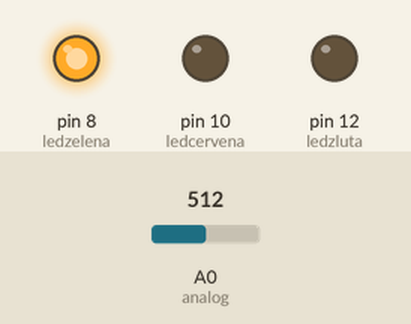
The sketch below on a simulated Arduino Uno, built with avr-gcc and run on an emulated ATmega328P. Parts: output pins drawn as LEDs (lit = HIGH). The test bench sets the inputs (shaded band); at power-on: A0 (analog) = 512.

Above: at 1.2 s.
1.3 s: A0 (analog) set to 670
2.8 s: A0 (analog) set to 693
At 3.8 s:
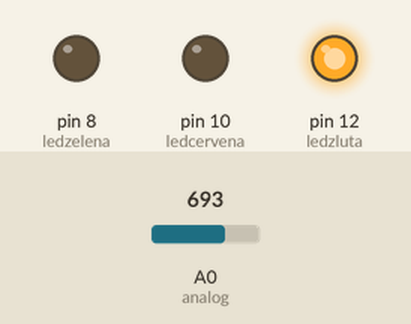
4.3 s: A0 (analog) set to 840
5.8 s: A0 (analog) set to 867
At 6.1 s:
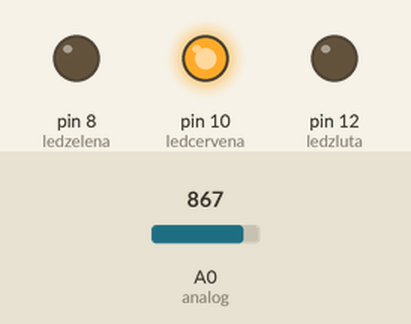
7.3 s: A0 (analog) set to 842
At 8.5 s:
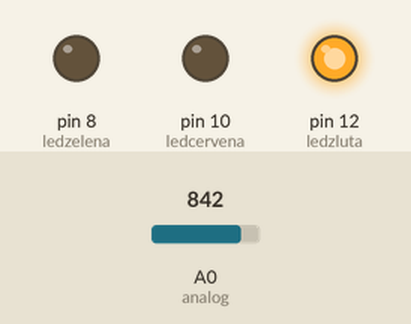
8.8 s: A0 (analog) set to 862
At 9.6 s:
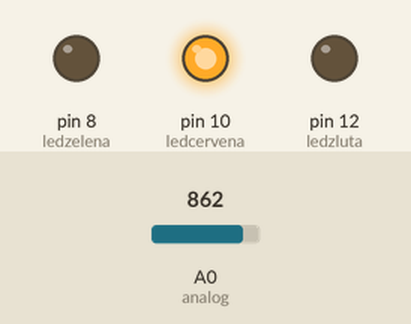
Timing chart, 0 to 11.3 s (numbered marks = the images above; inputs shaded):
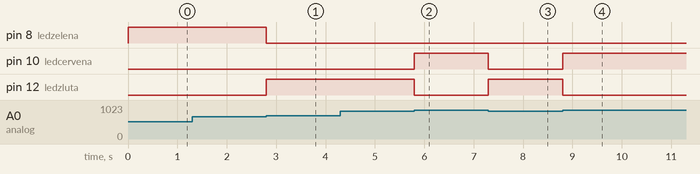

Measured:
- the behaviour switches between 682 and 683 on A0 (analog) (found by bisection; images 0 and 1)
- the behaviour switches between 852 and 853 on A0 (analog) (found by bisection; images 1 and 2)
- after the input at 1.3 s, every drawn part: stays the same
- after the input at 2.8 s, pin 8 (ledzelena): HIGH → LOW at once; pin 12 (ledzluta): LOW → HIGH at once
- after the input at 4.3 s, every drawn part: stays the same
- after the input at 5.8 s, pin 10 (ledcervena): LOW → HIGH at once; pin 12 (ledzluta): HIGH → LOW at once
- after the input at 7.3 s, pin 10 (ledcervena): HIGH → LOW at once; pin 12 (ledzluta): LOW → HIGH at once
- after the input at 8.8 s, pin 10 (ledcervena): LOW → HIGH at once; pin 12 (ledzluta): HIGH → LOW at once

The sketch:

analog_vstup.ino
```cpp
const byte ledcervena = 10, ledzelena = 8, ledzluta = 12;

int zpozdeni = 400;


int cteni, cteniOld=0,  pocetpolozek, metr=0;
unsigned long casMic, casMicOld, casRozdil;
int analog=0;

void setup()
{
 pinMode(A0, INPUT);
 pinMode(ledcervena,OUTPUT);
 pinMode(ledzelena,OUTPUT);
 pinMode(ledzluta,OUTPUT);
 Serial.begin(9600);


}

void loop()
{


metr= analogRead(analog);


if(metr < 682)
  {

    digitalWrite(ledcervena, LOW);
    digitalWrite(ledzelena, HIGH);
    digitalWrite(ledzluta, LOW);
  }

if(metr > 682  && metr < 852)
  {

    digitalWrite(ledcervena, LOW);
    digitalWrite(ledzelena, LOW);
    digitalWrite(ledzluta, HIGH);
  }


if (metr>852)
  {

    digitalWrite(ledcervena, HIGH);
    digitalWrite(ledzelena, LOW);
    digitalWrite(ledzluta, LOW);
  }


}


void tisk()
{
if(pocetpolozek++>20)
    {

      Serial.println();pocetpolozek = 0;


    }
     Serial.print(cteni); Serial.print("-"); Serial.print(casRozdil); Serial.print(",");


}
```
